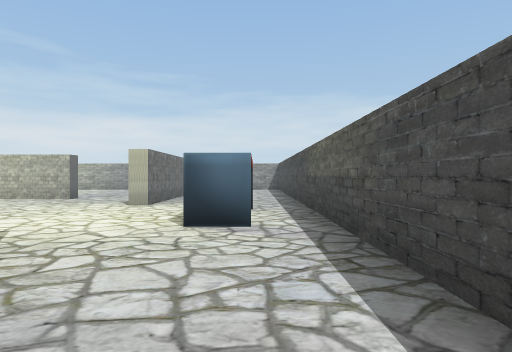
[1] (above)

18 first-person views from a walk through a Unity game level. The camera is 1.5 m above the floor, looks level and sees 75° across. The floor is counted in squares, 2 m on a side. Each view is taken from the middle of a square. On the plan, view 1 faces up. The plan holds only what a view shows up to about 11 squares ahead; the rest is blank. The player is left out. Some surface patterns are stand-ins.

[2]
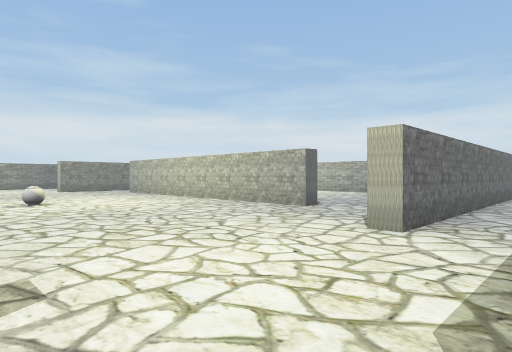

[3]
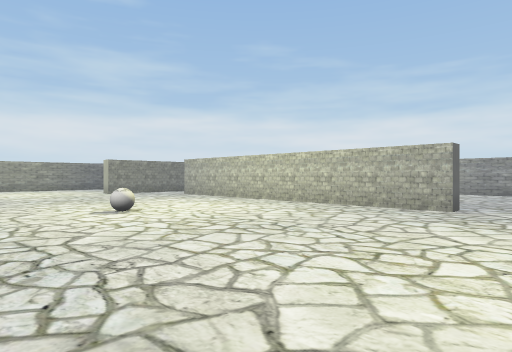

[4]
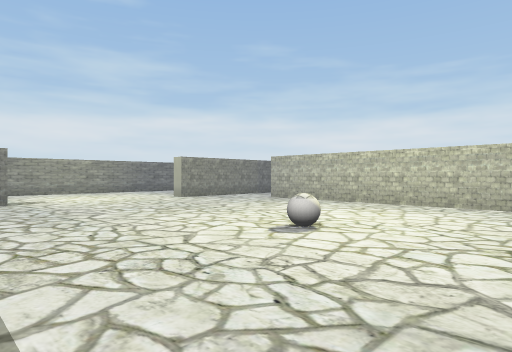

[5]
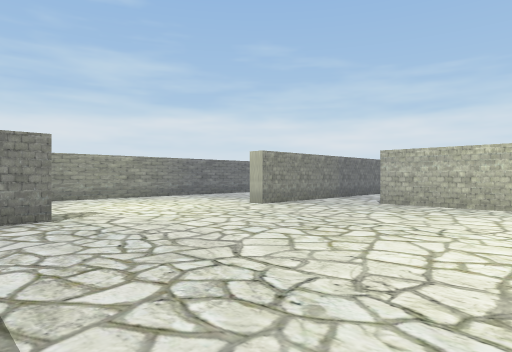

[6]
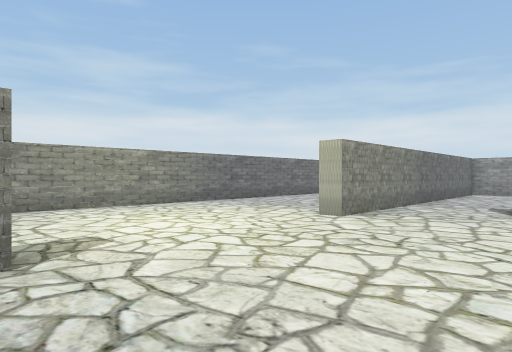

[7]
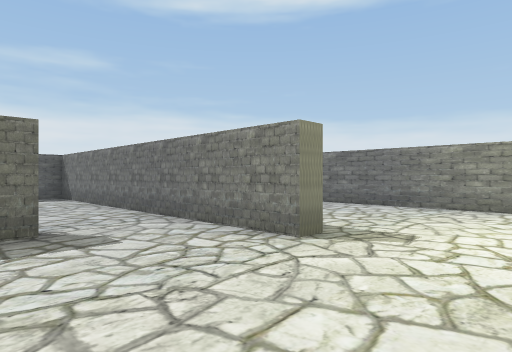

[8]
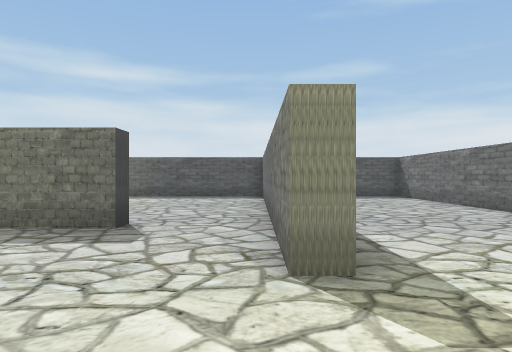

[9]
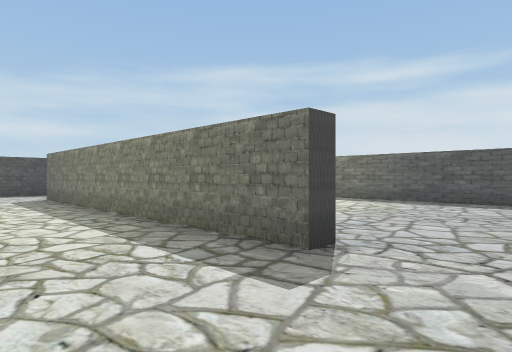

[10]
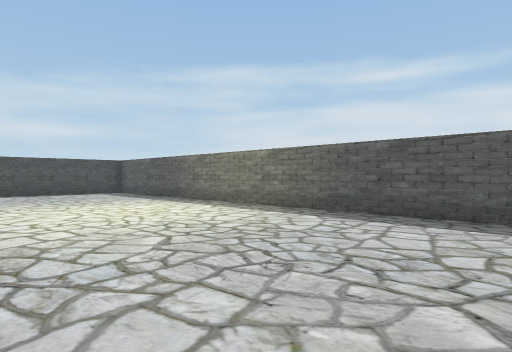

[11]
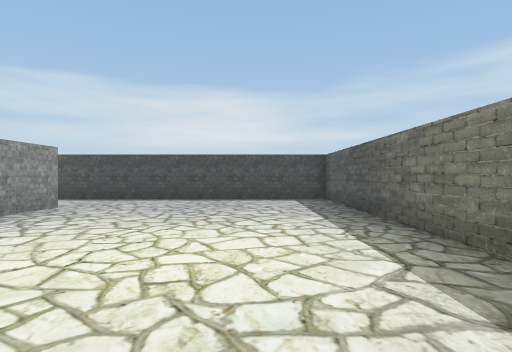

[12]
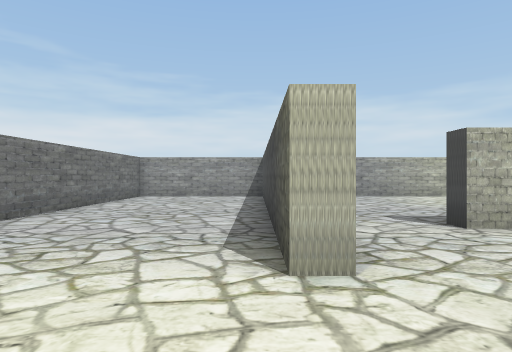

[13]
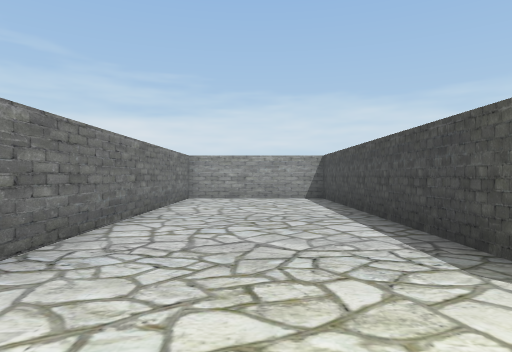

[14]
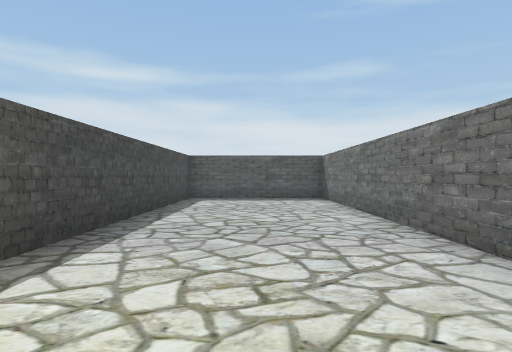

[15]
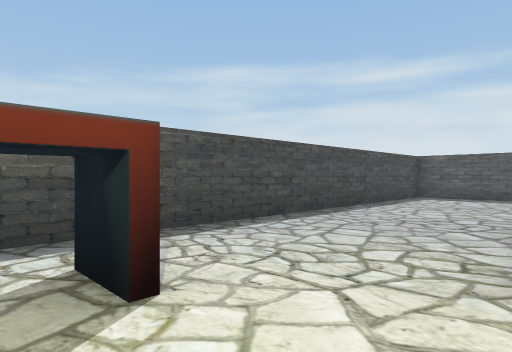

[16]
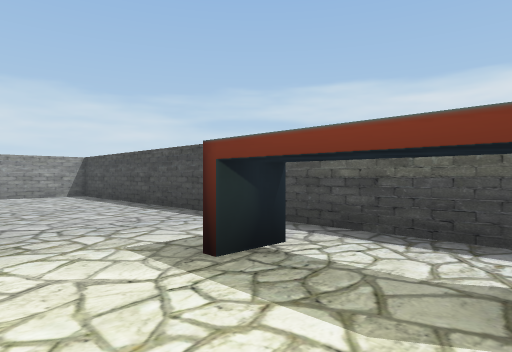

[17]
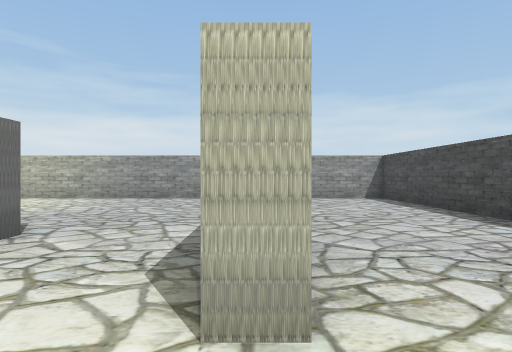

[18]
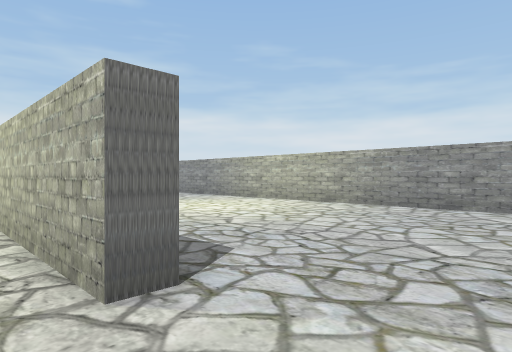

### Floor plan
Points are (right, up) in squares from view 1. A wall is a line through its corners. A room is listed if a view was taken in it or the views show most of it. See-through windows are left out.
Room 1 (views 1, 2, 3, 4, 5, 6, 7, 8, 9, 10, 11, 12, 13, 14, 15, 16, 17, 18)
walls: (-16, 0.8) (-16, 1.2) (-6.1, 1.2); (-6, 0.7) (-7.9, 0.7); (-6, 11.4) (-6, 10.8) (-16, 10.8) (-16, 11.2); (-18.7, 3.5) (-18.3, 3.5) (-18.3, -6.3) (-3.2, -6.3) (-3.3, 2.4); (-18.3, 15.4) (-18.3, 8.5) (-18.7, 8.5) (-18.7, 17.9); (-5, 18.3) (-11.4, 18.3); (-2.7, 17.3) (-2.7, 8.5) (-3.2, 8.5); (-18.7, -6) (-18.7, 2.1); (-1.4, -6.3) (0.4, -6.3); (-0.6, 18.3) (-1.2, 18.3); (1.3, -5.4) (1.3, 18); (-23.2, 18) (-23.2, -5.9)
objects: ball (-11, 6); bench (-1, 5) to (0, 5); bench (-1, 8) to (0, 8)

Where each view was taken, in squares from view 1:
view 1: 0 up, 0 right, facing up
view 2: 4 up, 1 left, facing up-left
view 3: 3 up, 4 left, facing up-left
view 4: 2 up, 8 left, facing up-left
view 5: 2 up, 12 left, facing up-left
view 6: 3 up, 15 left, facing up-left
view 7: 6 up, 15 left, facing down-left
view 8: 6 up, 18 left, facing down
view 9: 4 up, 18 left, facing down-right
view 10: 0 up, 18 left, facing down-right
view 11: 4 down, 14 left, facing right
view 12: 6 up, 19 left, facing up
view 13: 7 up, 21 left, facing up
view 14: 5 up, 21 left, facing down
view 15: 6 up, 3 left, facing down-right
view 16: 5 up, 3 left, facing up-right
view 17: 7 up, 3 left, facing up
view 18: 10 up, 4 left, facing up-left
